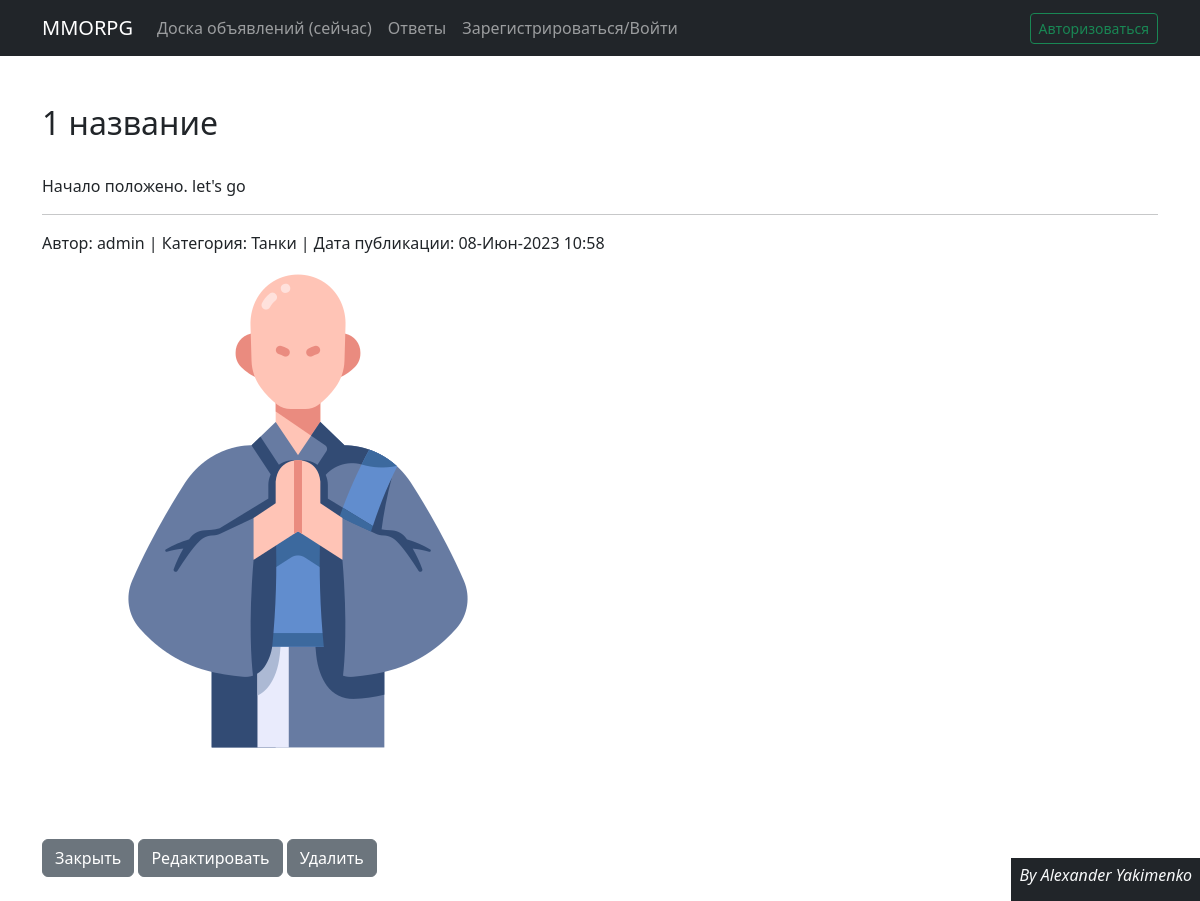
/post/1, run on the app's committed database.
### callboard/models.py (models this page shows, shortened)
class Post(models.Model):
    author = models.ForeignKey(User, on_delete=models.CASCADE)
    CAT = (('tanks', 'Танки'),
           ('healers', 'Хилы'),
           ('damage_dealers', 'ДД'),
           ('dealers', 'Торговцы'),
           ('gildmasters', 'Гилдмастеры'),
           ('quest_givers', 'Квестгиверы'),
           ('blacksmiths', 'Кузнецы'),
           ('tanners', 'Кожевники'),
           ('potion_makers', 'Зельевары'),
           ('spell_masters', 'Мастера заклинаний'))
    category = models.CharField(max_length=15, choices=CAT, verbose_name='Категория')
    dateCreation = models.DateTimeField(auto_now_add=True)
    title = models.CharField(max_length=256, verbose_name='Название')
    text = models.TextField()
    image = models.ImageField(upload_to='media/', blank=True)
    objects = models.Manager()

### callboard/views.py (the view)
# urls.py: path('post/<int:pk>', PostItem.as_view()),
class PostItem(DetailView):
    model = Post
    template_name = 'post_item.html'
    context_object_name = 'post'
    def get_context_data(self, **kwargs):
        context = super().get_context_data(**kwargs)
        if Response.objects.filter(author_id=self.request.user.id).filter(post_id=self.kwargs.get('pk')):
            context['respond'] = "Откликнулся"
        elif self.request.user == Post.objects.get(pk=self.kwargs.get('pk')).author:
            context['respond'] = "Мое_объявление"
        return context

### templates/post_item.html (shortened to what this page needs)
{% extends 'default.html' %}
{% block content %}
    <br><br>
    {% autoescape off %}
    <h2>{{ post.title }}</h2><br>
    <span>{{ post.text }}<br></span>
    {% endautoescape %}
    <hr>
    <span>Автор: {{ post.author }}</span>
    <span>| Категория: {{ post.get_category_display }}</span>
    <span>| Дата публикации: {{ post.dateCreation|date:'d-M-Y f' }}</span>
{% if post.image %}
<figure class="mb-4"><img class="img-fluid rounded" src="/media/media/japan_monk_asia_religion_zen_buddhist_japanese_traditional_icon_127311.png" alt="какое то img"/></figure>
{% else %}
<figure class="mb-4"><img class="img-fluid rounded" src="https://dummyimage.com/900x400/ced4da/6c757d.jpg" alt="..."/>
</figure>
{% endif %}
    <br><br>
    <a class="btn btn-secondary" href="{% url 'index' %}" role="button">Закрыть</a>
    <a class="btn btn-secondary" href="/post/{{ post.id }}/edit" role="button">Редактировать</a>
    <a class="btn btn-secondary" href="/post/{{ post.id }}/delete" role="button">Удалить</a>
    <br><br>
{% endblock content %}

### data on the page
Post: title "1 название", text "Начало положено. let's go", author "admin", category "Танки", dateCreation "08-Июн-2023 10:58"
